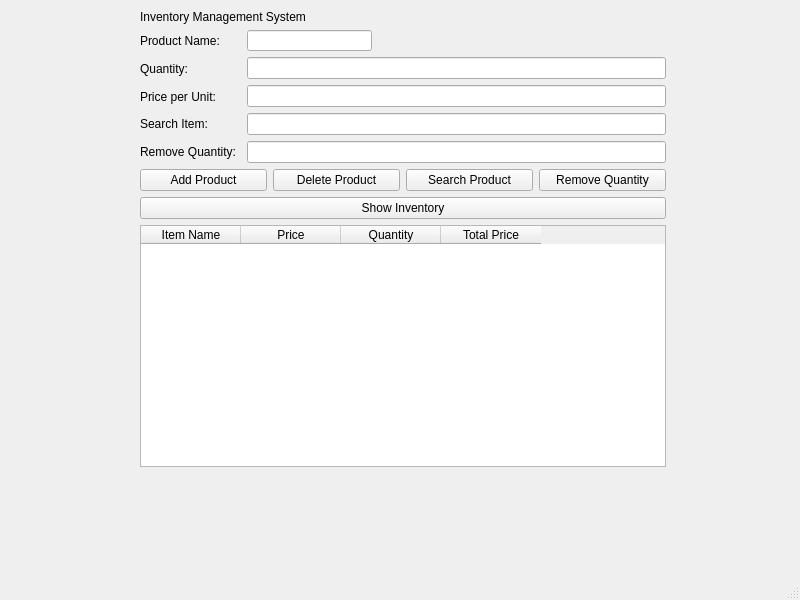
<?xml version="1.0" encoding="UTF-8"?>
<ui version="4.0">
 <class>MainWindow</class>
 <widget class="QMainWindow" name="MainWindow">
  <property name="geometry">
   <rect>
    <x>0</x>
    <y>0</y>
    <width>800</width>
    <height>600</height>
   </rect>
  </property>
  <property name="windowTitle">
   <string>MainWindow</string>
  </property>
  <widget class="QWidget" name="centralwidget">
   <widget class="QWidget" name="">
    <property name="geometry">
     <rect>
      <x>140</x>
      <y>10</y>
      <width>526</width>
      <height>457</height>
     </rect>
    </property>
    <layout class="QVBoxLayout" name="verticalLayout_3">
     <item>
      <widget class="QLabel" name="label">
       <property name="text">
        <string>Inventory Management System</string>
       </property>
      </widget>
     </item>
     <item>
      <layout class="QHBoxLayout" name="horizontalLayout_2">
       <item>
        <layout class="QVBoxLayout" name="verticalLayout">
         <item>
          <widget class="QLabel" name="label_2">
           <property name="text">
            <string>Product Name:</string>
           </property>
          </widget>
         </item>
         <item>
          <widget class="QLabel" name="label_3">
           <property name="text">
            <string>Quantity:</string>
           </property>
          </widget>
         </item>
         <item>
          <widget class="QLabel" name="label_4">
           <property name="text">
            <string>Price per Unit:</string>
           </property>
          </widget>
         </item>
         <item>
          <widget class="QLabel" name="label_5">
           <property name="text">
            <string>Search Item:</string>
           </property>
          </widget>
         </item>
         <item>
          <widget class="QLabel" name="label_6">
           <property name="minimumSize">
            <size>
             <width>101</width>
             <height>20</height>
            </size>
           </property>
           <property name="text">
            <string>Remove Quantity:</string>
           </property>
          </widget>
         </item>
        </layout>
       </item>
       <item>
        <layout class="QVBoxLayout" name="verticalLayout_2">
         <item>
          <widget class="QLineEdit" name="lineEditName">
           <property name="maximumSize">
            <size>
             <width>125</width>
             <height>21</height>
            </size>
           </property>
           <property name="text">
            <string/>
           </property>
          </widget>
         </item>
         <item>
          <widget class="QLineEdit" name="lineEditQuantity">
           <property name="text">
            <string/>
           </property>
          </widget>
         </item>
         <item>
          <widget class="QLineEdit" name="lineEditPrice">
           <property name="text">
            <string/>
           </property>
          </widget>
         </item>
         <item>
          <widget class="QLineEdit" name="lineEditSearch"/>
         </item>
         <item>
          <widget class="QLineEdit" name="lineEditRemoveQty"/>
         </item>
        </layout>
       </item>
      </layout>
     </item>
     <item>
      <layout class="QHBoxLayout" name="horizontalLayout">
       <item>
        <widget class="QPushButton" name="addButton">
         <property name="text">
          <string>Add Product</string>
         </property>
        </widget>
       </item>
       <item>
        <widget class="QPushButton" name="deleteButton">
         <property name="text">
          <string>Delete Product</string>
         </property>
        </widget>
       </item>
       <item>
        <widget class="QPushButton" name="searchButton">
         <property name="text">
          <string>Search Product</string>
         </property>
        </widget>
       </item>
       <item>
        <widget class="QPushButton" name="removeQtyButton">
         <property name="text">
          <string>Remove Quantity</string>
         </property>
        </widget>
       </item>
      </layout>
     </item>
     <item>
      <widget class="QPushButton" name="showButton">
       <property name="text">
        <string>Show Inventory</string>
       </property>
      </widget>
     </item>
     <item>
      <widget class="QTableWidget" name="tableWidget">
       <property name="minimumSize">
        <size>
         <width>401</width>
         <height>191</height>
        </size>
       </property>
       <column>
        <property name="text">
         <string>Item Name</string>
        </property>
       </column>
       <column>
        <property name="text">
         <string>Price</string>
        </property>
       </column>
       <column>
        <property name="text">
         <string>Quantity</string>
        </property>
       </column>
       <column>
        <property name="text">
         <string>Total Price</string>
        </property>
       </column>
      </widget>
     </item>
    </layout>
   </widget>
  </widget>
  <widget class="QMenuBar" name="menubar">
   <property name="geometry">
    <rect>
     <x>0</x>
     <y>0</y>
     <width>800</width>
     <height>30</height>
    </rect>
   </property>
  </widget>
  <widget class="QStatusBar" name="statusbar"/>
 </widget>
 <resources/>
 <connections/>
</ui>
